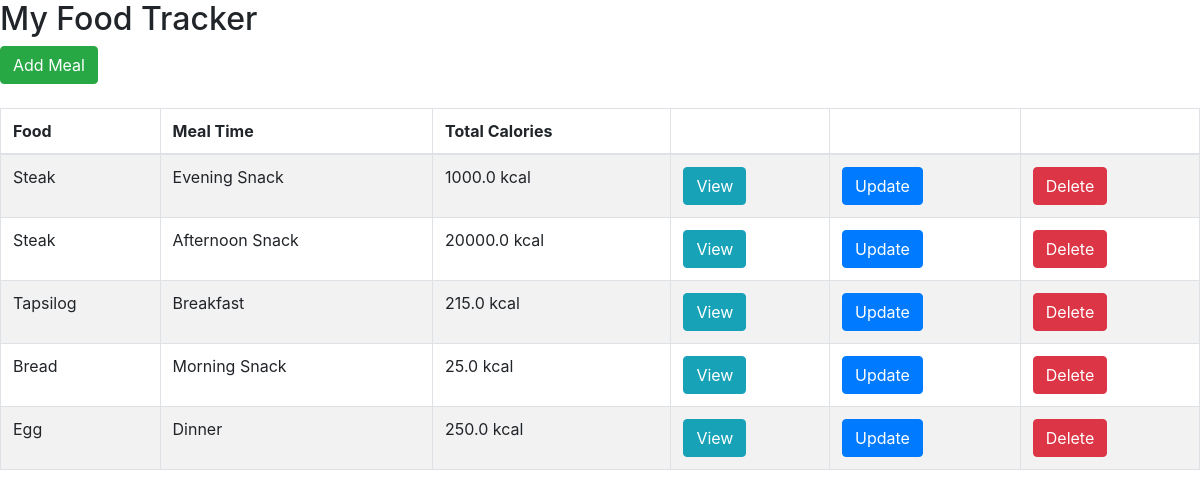
The page / on the database its author committed.
### food/models.py (models this page shows, shortened)
class Meal(models.Model):
	BREAKFAST = 1
	MORNING_SNACK = 2
	LUNCH = 3
	AFTERNOON_SNACK = 4
	DINNER = 5
	EVENING_SNACK = 6
	MEAL_TIME_TYPES = (
		(BREAKFAST, "Breakfast"),
		(MORNING_SNACK, "Morning Snack"),
		(LUNCH, "Lunch"),
		(AFTERNOON_SNACK, "Afternoon Snack"),
		(DINNER, "Dinner"),
		(EVENING_SNACK, "Evening Snack")
	)
	food = models.ForeignKey(Food, verbose_name="Food" , on_delete = models.CASCADE)
	serving_size = models.IntegerField(verbose_name="Serving Size")
	meal_time = models.IntegerField(verbose_name="Meal Time", choices=MEAL_TIME_TYPES)
	def get_total_calories(self):
		return self.serving_size * self.food.calories

class Food(models.Model):
	name = models.CharField(verbose_name="Food Name", max_length=200)
	calories = models.FloatField(verbose_name="Calories (kcal)")
	total_fat = models.FloatField(verbose_name="Total Fat (g)")
	saturated_fat = models.FloatField(verbose_name="Saturated Fat (g)")
	cholesterol = models.FloatField(verbose_name="Cholesterol (mg)")
	sodium = models.FloatField(verbose_name="Sodium (mg)")
	total_carbohydrate = models.FloatField(verbose_name="Total Carbohydrates (g)")
	dietary_fibre = models.FloatField(verbose_name="Dietary Fiber (g)")
	sugar = models.FloatField(verbose_name="Sugar (g)")
	protein = models.FloatField(verbose_name="Protein (g)")

### food/views.py (the view)
# urls.py: url(r'^$', index, name='index'),
def index(request):
	template = 'list.html'
	meals = Meal.objects.all()
	context = {
		'meals': meals,
	}
	return render(request, template, context)

### templates/list.html (shortened to what this page needs)
<html>
	<head>
		<link rel="stylesheet" href="https://stackpath.bootstrapcdn.com/bootstrap/4.1.1/css/bootstrap.min.css">
	</head>
	<body>
		<h2>My Food Tracker</h2>
		<a href="{% url 'food:add-meal' %}" class="btn btn-success">Add Meal</a> <br /><br />
		<table class="table table-striped table-bordered">
			<thead>
				<tr>
					<th>Food</th>
					<th>Meal Time</th>
					<th>Total Calories</th>
					<th></th>
					<th></th>
					<th></th>
				</tr>
			</thead>
			<tbody>
				{% for meal in meals %}
				<tr>
					<td>{{ meal.food.name }}</td>
					<td>{{ meal.get_meal_time_display }}</td>
					<td>{{ meal.get_total_calories }} kcal</td>
					<td>
						<a href="{% url 'food:view-meal' meal.id %}" class="btn btn-info">View</a>
					</td>
					<td>
						<a href="{% url 'food:update-meal' meal.id %}" class="btn btn-primary">Update</a>
					</td>
					<td>
						<a href="{% url 'food:delete-meal' meal.id %}" class="btn btn-danger">Delete</a>
					</td>
				</tr>
				{% empty %}
				<tr>
					<td colspan=6>No meals yet</td>
				</tr>
				{% endfor %}
			</tbody>
		</table>
	</body>
</html>

### rows shown on the page
Meal: food.name "Steak", meal_time "Evening Snack", get_total_calories "1000.0"
Meal: food.name "Steak", meal_time "Afternoon Snack", get_total_calories "20000.0"
Meal: food.name "Tapsilog", meal_time "Breakfast", get_total_calories "215.0"
Meal: food.name "Bread", meal_time "Morning Snack", get_total_calories "25.0"
Meal: food.name "Egg", meal_time "Dinner", get_total_calories "250.0"
